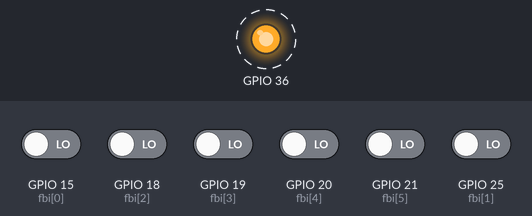
Bench run of a sketch on a simulated ESP32. Parts: output pins drawn as LEDs (lit = HIGH). Dashed ring = blinking. The test bench sets the inputs (shaded band); at power-on: GPIO 15 (fbi[0]), GPIO 18 (fbi[2]), GPIO 19 (fbi[3]), GPIO 20 (fbi[4]), GPIO 21 (fbi[5]), GPIO 25 (fbi[1]) LOW. What the sketch prints to the serial monitor is not drawn.

Above: at 0.6 s.
Timing chart, 0 to 3.0 s (numbered marks = the images above):
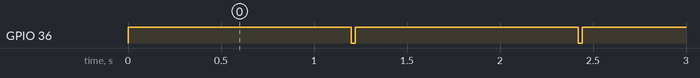

Measured:
- by itself, GPIO 36: alternates HIGH for 1.2 s and LOW for 0.02 s

The sketch:

bahn_test.ino
```cpp
char* fbn[] = {"V36-left","V36-STOP","V36-right","BR640-left","BR640-STOP","BR640-right"};
int   fbi[] = {15, 25, 18, 19, 20, 21};

void setup() {
  Serial.begin(9600);
  for (int i = 0; i < 6; i++) {
    pinMode(fbi[i], INPUT);
  }
  pinMode(36, OUTPUT);
}

void loop() {
  for (int i = 0; i < 6; i++) {
    bool taster(digitalRead(fbi[i]));
    if (taster == 0) {
      Serial.println(fbn[i]);
      digitalWrite(36, HIGH);
      delay(200);
      digitalWrite(36, LOW);
    }
  }
  delay(20);
}
```
